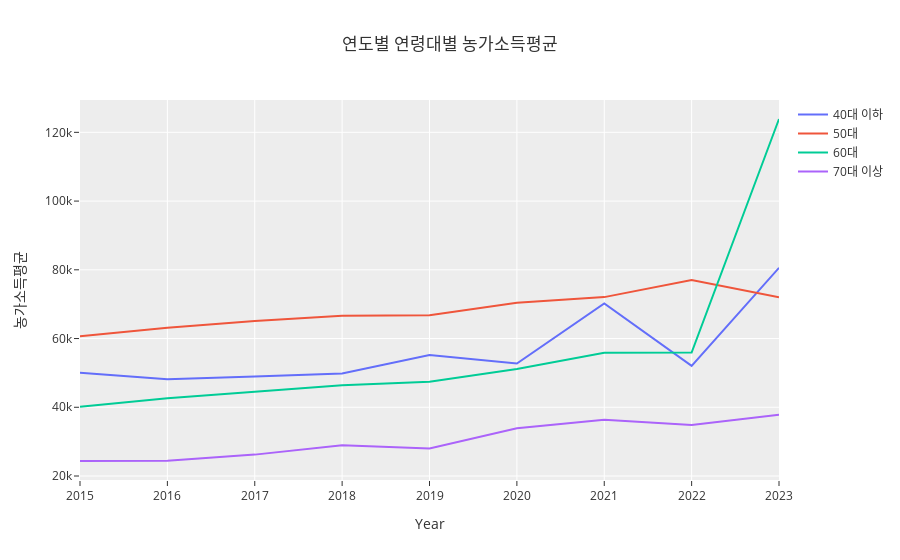

The code cell stored with this chart in its notebook:
### Code cell
df = pd.read_excel('./dataset/Farm_dataset/농가소득.xlsx').iloc[2:,:].T.iloc[1:,:].reset_index().\
rename(columns={'index':'Year',2:'40-49세',3:'50세 미만',4:'50-59세',5:'60-69세',6:'70세 미만',7:'70세 이상'})
df['40-49세'] = pd.to_numeric(df['40-49세'], errors='coerce')
df['40-49세'] = df['40-49세'].fillna(0)
df['50세 미만'] = pd.to_numeric(df['50세 미만'], errors='coerce')
df['50세 미만'] = df['50세 미만'].fillna(0)
df['50-59세'] = pd.to_numeric(df['50-59세'], errors='coerce')
df['60-69세'] = pd.to_numeric(df['60-69세'], errors='coerce')
df['70세 미만'] = pd.to_numeric(df['70세 미만'], errors='coerce')
df['70세 미만'] = df['70세 미만'].fillna(0)
df['70세 이상'] = pd.to_numeric(df['70세 이상'], errors='coerce')
df['40대 이하'] = df['40-49세'] + df['50세 미만']
df['50대'] = df['50-59세']
df['60대'] = df['60-69세'] + df['70세 미만']
df['70대 이상'] = df['70세 이상']
df = df.iloc[:,[0]+list(range(7,11))]
fig = px.line(df, x='Year', y=['40대 이하', '50대', '60대', '70대 이상'],
              title='연도별 연령대별 농가소득평균',
              labels={'variable': '연령대', 'value': '농가소득평균'})
fig.update_layout(legend_title = "",template='ggplot2')
fig.show()

### Figure 1 — Plotly figure (JSON) as saved in the notebook; plotly's stock layout.template omitted (floating-point values rounded to 4 significant figures)
{"data": [{"hovertemplate": "연령대=40대 이하<br>Year=%{x}<br>농가소득평균=%{y}<extra></extra>", "legendgroup": "40대 이하", "line": {"color": "#636efa", "dash": "solid"}, "marker": {"symbol": "circle"}, "mode": "lines", "name": "40대 이하", "orientation": "v", "showlegend": true, "type": "scatter", "x": ["2015", "2016", "2017", "2018", "2019", "2020", "2021", "2022", "2023"], "xaxis": "x", "y": [50043, 48170, 48976, 49807, 55211, 52724, 70233, 52062, 80573], "yaxis": "y"}, {"hovertemplate": "연령대=50대<br>Year=%{x}<br>농가소득평균=%{y}<extra></extra>", "legendgroup": "50대", "line": {"color": "#EF553B", "dash": "solid"}, "marker": {"symbol": "circle"}, "mode": "lines", "name": "50대", "orientation": "v", "showlegend": true, "type": "scatter", "x": ["2015", "2016", "2017", "2018", "2019", "2020", "2021", "2022", "2023"], "xaxis": "x", "y": [60703, 63151, 65082, 66619, 66745, 70417, 72057, 76998, 72012], "yaxis": "y"}, {"hovertemplate": "연령대=60대<br>Year=%{x}<br>농가소득평균=%{y}<extra></extra>", "legendgroup": "60대", "line": {"color": "#00cc96", "dash": "solid"}, "marker": {"symbol": "circle"}, "mode": "lines", "name": "60대", "orientation": "v", "showlegend": true, "type": "scatter", "x": ["2015", "2016", "2017", "2018", "2019", "2020", "2021", "2022", "2023"], "xaxis": "x", "y": [40133, 42637, 44551, 46385, 47398, 51160, 55838, 55941, 123882], "yaxis": "y"}, {"hovertemplate": "연령대=70대 이상<br>Year=%{x}<br>농가소득평균=%{y}<extra></extra>", "legendgroup": "70대 이상", "line": {"color": "#ab63fa", "dash": "solid"}, "marker": {"symbol": "circle"}, "mode": "lines", "name": "70대 이상", "orientation": "v", "showlegend": true, "type": "scatter", "x": ["2015", "2016", "2017", "2018", "2019", "2020", "2021", "2022", "2023"], "xaxis": "x", "y": [24368, 24476, 26223, 28953, 27989, 33899, 36365, 34849, 37806], "yaxis": "y"}], "layout": {"autosize": true, "legend": {"title": {"text": ""}, "tracegroupgap": 0}, "title": {"text": "연도별 연령대별 농가소득평균"}, "xaxis": {"anchor": "y", "autorange": true, "domain": [0, 1], "range": [0, 8], "title": {"text": "Year"}, "type": "category"}, "yaxis": {"anchor": "x", "autorange": true, "domain": [0, 1], "range": [18840.0, 129400.0], "title": {"text": "농가소득평균"}, "type": "linear"}}}
